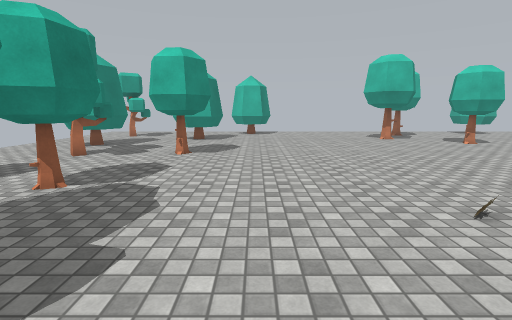
view 1 (above)

24 first-person views from a walk through a 3-D level made in the Unity game engine. The camera is 1.5 m above the floor, tilts 10° down and sees 85° across. The floor is counted in squares, 1 m on a side. Each view is taken from the middle of a square. On the plan, view 1 faces up. The plan holds only what a view shows up to about 14 squares ahead; the rest is blank. The place goes on beyond the plan. The player character is not drawn. Some surface patterns are stand-ins.

view 2
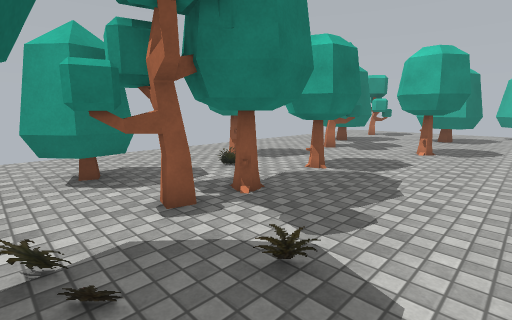

view 3
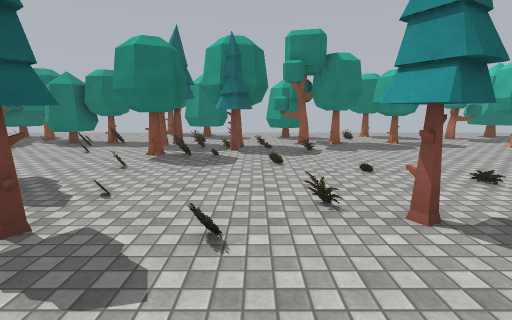

view 4
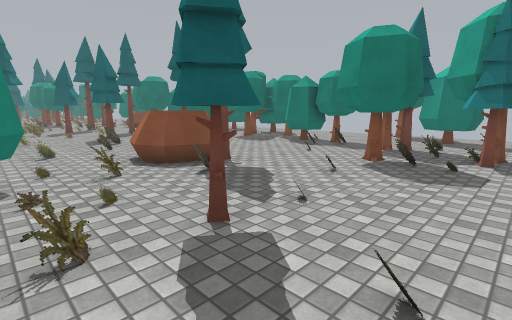

view 5
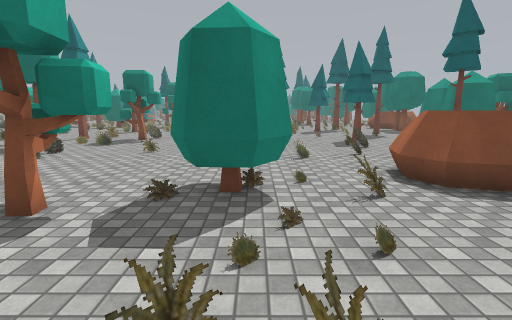

view 6
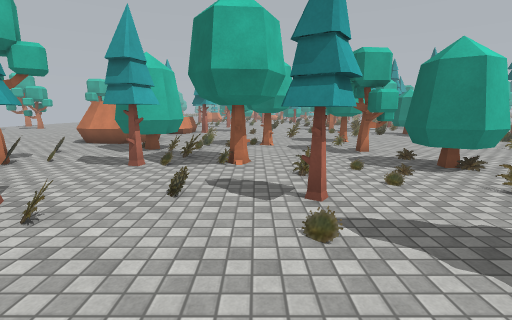

view 7
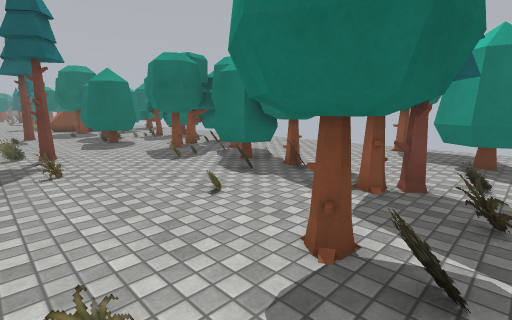

view 8
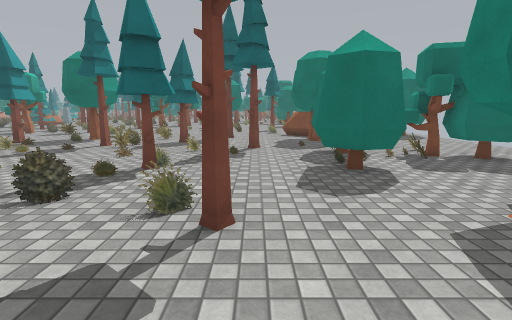

view 9
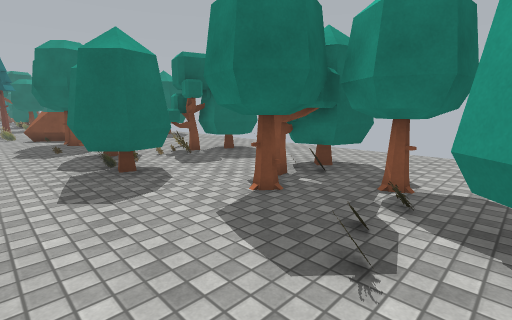

view 10
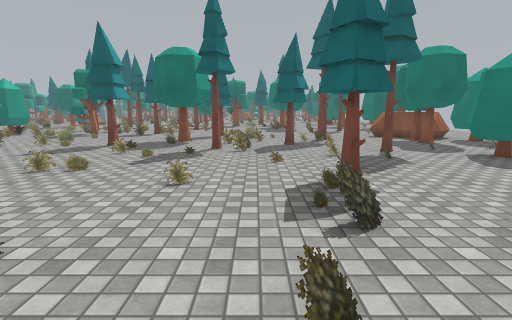

view 11
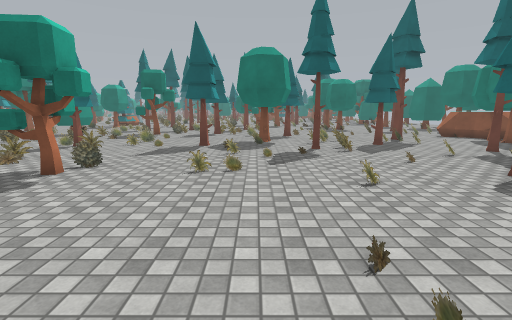

view 12
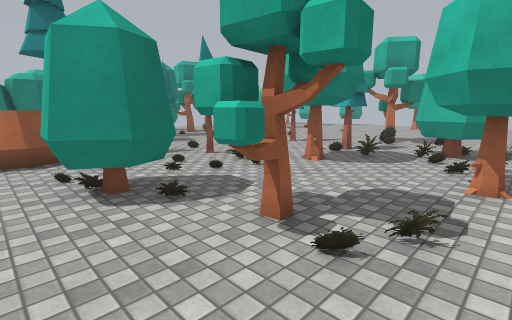

view 13
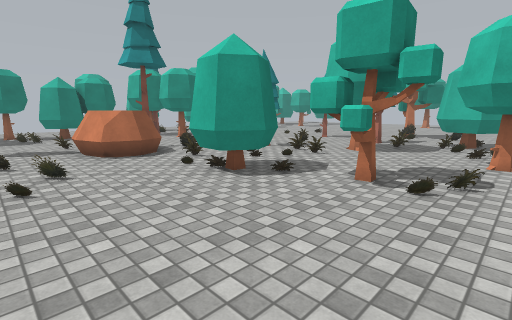

view 14
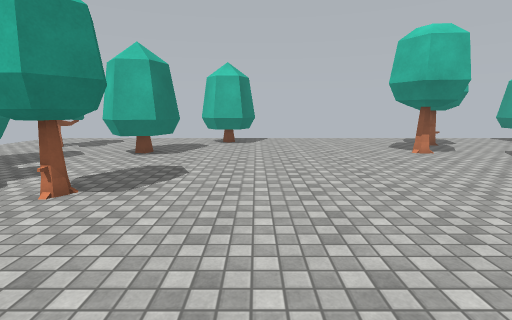

view 15
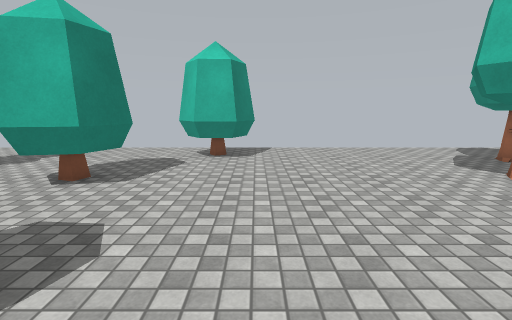

view 16
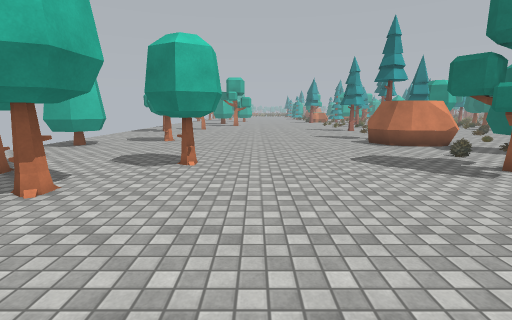

view 17
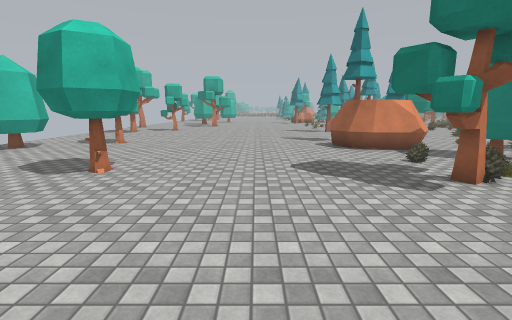

view 18
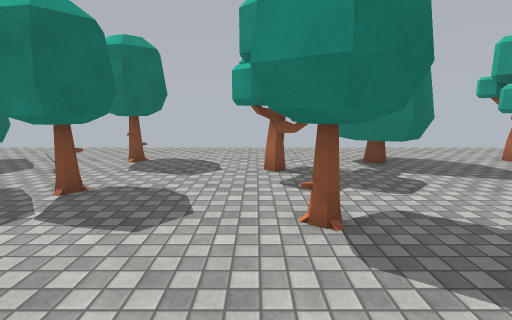

view 19
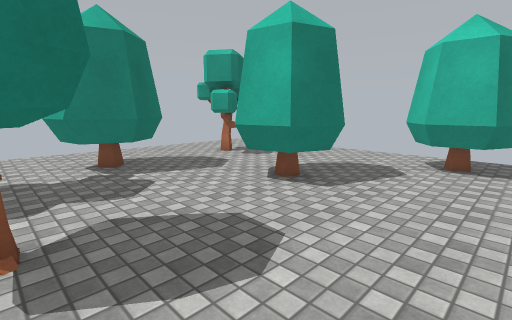

view 20
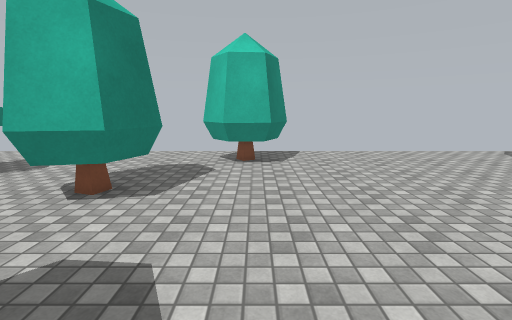

view 21
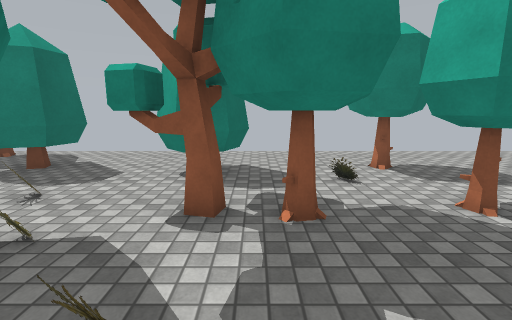

view 22
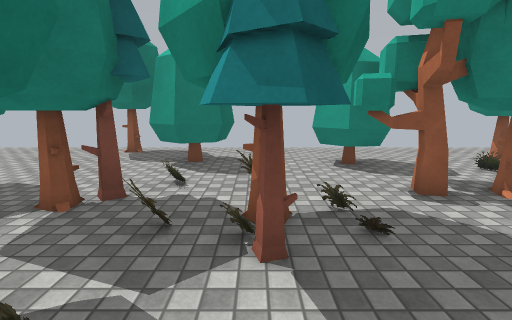

view 23
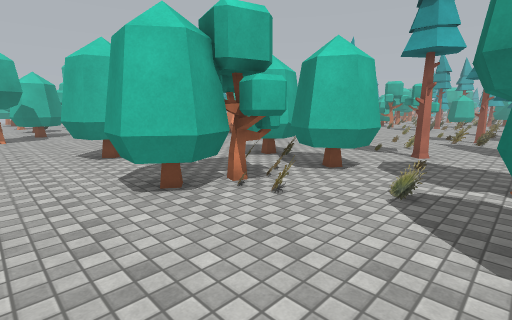

view 24
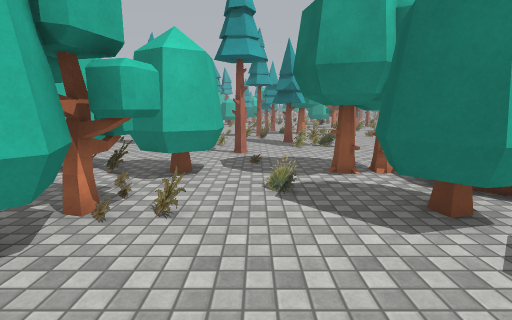

### Floor plan
Key: @ floor where view 1 was taken; # wall or solid block; . main floor; : floor 0.25 m higher than the main floor; = window, fence, low wall or low ledge; O other object.
Columns run from 10 left of view 1 to 14 right of it. Each row starts with its distance up from view 1.
 20      ....  ............ O
 19 .........OOO...........OO
 18 .........OOO......##....O
 17 ..OO..............#O.....
 16 ...OO.   ................
 15 ......OOO........O.......
 14 .. O..OOO...........O....
 13 .. OO...............OO...
 12 ..OOO....................
 11 ...O...OO................
 10 ....OO.O#................
  9 ....OO.#O................
  8 .........................
  7 .........................
  6 ..##.OOO..........O......
  5 ..#O.OOO........ .OO....O
  4 ....=..........   .#.=..O
  3 ..... O......... .......O
  2 ...O.##........O.....OOOO
  1 ..OOOOO.=......OO.OO.OOO.
  0 .. OOOO...@....=..OO..OO.
 -1 .......#O...........=.#==
 -2 .....=.OOO.........#.....
 -3 ..OO....##=........O...##
 -4 ..OOO=...##....OO===...O#
 -5 .. O..OO.O#.....O===.....
 -6  #.......................
 -7  O...O#.......=...OOOOO.O
 -8 ..... O#....OOO.=OOOOOO.O
 -9 ..... OO.....OOO..OO.....
-10  .... OO.... OO..........
-11 ....##O#=..=.O...........
-12 ....O###.........=.......
-13 ...OOO#O...O...=......:..
-14 ..OOOOO#...O=............
-15 ..OOOO.......==..........
-16 ....=..OO................
-17 ......OOO....O..........O
-18 ..OO...OO...............O
-19 ..OOO#O#................O
-20 ..OOOOOOO................
-21 ....# OO..O.....=...O....
-22 ..........O....=#O.......
-23 ..............O==....O...
-24 . .OOO.O....=OO.==.#.....
-25    OOO#O#...=..=..#O....=

Positions as (right, up) in squares from view 1, and headings:
1: (0, 0), facing up
2: (0, -1), facing up-left
3: (9, -1), facing left
4: (8, -1), facing down-left
5: (8, -3), facing down
6: (1, -3), facing right
7: (2, -3), facing down-left
8: (0, -10), facing down
9: (0, -10), facing down-left
10: (5, -11), facing down
11: (9, -11), facing down
12: (14, -10), facing up-left
13: (14, -13), facing up-left
14: (1, 5), facing up
15: (1, 9), facing up
16: (2, 11), facing right
17: (3, 9), facing right
18: (1, 9), facing left
19: (1, 10), facing up-left
20: (0, 10), facing up
21: (0, 2), facing left
22: (1, -2), facing left
23: (-10, -24), facing up-right
24: (-10, -22), facing right
